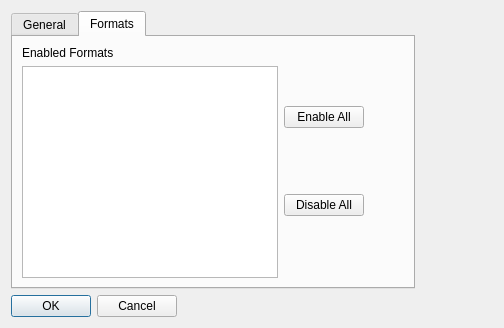
<?xml version="1.0" encoding="UTF-8"?>
<ui version="4.0">
 <class>Preferences</class>
 <widget class="QDialog" name="Preferences">
  <property name="geometry">
   <rect>
    <x>0</x>
    <y>0</y>
    <width>504</width>
    <height>328</height>
   </rect>
  </property>
  <property name="sizePolicy">
   <sizepolicy hsizetype="MinimumExpanding" vsizetype="Preferred">
    <horstretch>0</horstretch>
    <verstretch>0</verstretch>
   </sizepolicy>
  </property>
  <property name="windowTitle">
   <string>GPSBabel Preferences</string>
  </property>
  <layout class="QFormLayout" name="formLayout">
   <item row="0" column="0">
    <widget class="QTabWidget" name="tabWidget">
     <property name="currentIndex">
      <number>1</number>
     </property>
     <widget class="QWidget" name="general_tab">
      <attribute name="title">
       <string>General</string>
      </attribute>
      <widget class="QWidget" name="layoutWidget">
       <property name="geometry">
        <rect>
         <x>23</x>
         <y>18</y>
         <width>234</width>
         <height>43</height>
        </rect>
       </property>
       <layout class="QVBoxLayout" name="verticalLayout_4">
        <item>
         <widget class="QCheckBox" name="startupCheck">
          <property name="text">
           <string>Check for newer version on start.</string>
          </property>
         </widget>
        </item>
        <item>
         <widget class="QCheckBox" name="reportStatisticsCheck">
          <property name="text">
           <string>Anonymously report usage data.</string>
          </property>
         </widget>
        </item>
       </layout>
      </widget>
     </widget>
     <widget class="QWidget" name="format_tab">
      <attribute name="title">
       <string>Formats</string>
      </attribute>
      <layout class="QHBoxLayout" name="horizontalLayout">
       <item>
        <layout class="QVBoxLayout" name="verticalLayout">
         <item>
          <widget class="QLabel" name="label">
           <property name="text">
            <string>Enabled Formats</string>
           </property>
          </widget>
         </item>
         <item>
          <widget class="QListWidget" name="enabledFormatsList">
           <property name="sizePolicy">
            <sizepolicy hsizetype="Expanding" vsizetype="Expanding">
             <horstretch>0</horstretch>
             <verstretch>0</verstretch>
            </sizepolicy>
           </property>
           <property name="sortingEnabled">
            <bool>false</bool>
           </property>
          </widget>
         </item>
        </layout>
       </item>
       <item>
        <layout class="QVBoxLayout" name="verticalLayout_3">
         <item>
          <widget class="QPushButton" name="enableAllButton">
           <property name="text">
            <string>Enable All</string>
           </property>
          </widget>
         </item>
         <item>
          <widget class="QPushButton" name="disableAllButton">
           <property name="text">
            <string>Disable All</string>
           </property>
          </widget>
         </item>
        </layout>
       </item>
       <item>
        <spacer name="horizontalSpacer">
         <property name="orientation">
          <enum>Qt::Horizontal</enum>
         </property>
         <property name="sizeHint" stdset="0">
          <size>
           <width>40</width>
           <height>20</height>
          </size>
         </property>
        </spacer>
       </item>
      </layout>
     </widget>
    </widget>
   </item>
   <item row="1" column="0">
    <widget class="QDialogButtonBox" name="buttonBox">
     <property name="orientation">
      <enum>Qt::Horizontal</enum>
     </property>
     <property name="standardButtons">
      <set>QDialogButtonBox::Cancel|QDialogButtonBox::Ok</set>
     </property>
    </widget>
   </item>
  </layout>
 </widget>
 <resources/>
 <connections/>
</ui>
